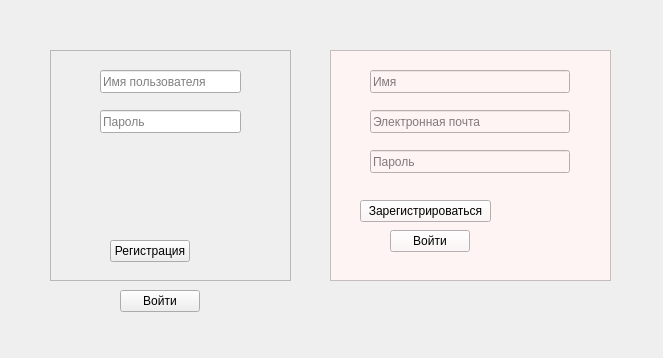
<?xml version="1.0" encoding="UTF-8"?>
<ui version="4.0">
 <class>login</class>
 <widget class="QWidget" name="login">
  <property name="geometry">
   <rect>
    <x>0</x>
    <y>0</y>
    <width>663</width>
    <height>358</height>
   </rect>
  </property>
  <property name="windowTitle">
   <string>Форма входа</string>
  </property>
  <widget class="QFrame" name="registerframe">
   <property name="geometry">
    <rect>
     <x>330</x>
     <y>50</y>
     <width>281</width>
     <height>231</height>
    </rect>
   </property>
   <property name="styleSheet">
    <string notr="true">background-color: rgb(255, 244, 244);</string>
   </property>
   <property name="frameShape">
    <enum>QFrame::Shape::StyledPanel</enum>
   </property>
   <property name="frameShadow">
    <enum>QFrame::Shadow::Raised</enum>
   </property>
   <widget class="QLineEdit" name="NameLabel">
    <property name="geometry">
     <rect>
      <x>40</x>
      <y>20</y>
      <width>200</width>
      <height>23</height>
     </rect>
    </property>
    <property name="placeholderText">
     <string>Имя</string>
    </property>
   </widget>
   <widget class="QLineEdit" name="EmailLabel">
    <property name="geometry">
     <rect>
      <x>40</x>
      <y>60</y>
      <width>200</width>
      <height>23</height>
     </rect>
    </property>
    <property name="placeholderText">
     <string>Электронная почта</string>
    </property>
   </widget>
   <widget class="QLineEdit" name="PasswordLabel">
    <property name="geometry">
     <rect>
      <x>40</x>
      <y>100</y>
      <width>200</width>
      <height>23</height>
     </rect>
    </property>
    <property name="echoMode">
     <enum>QLineEdit::EchoMode::Password</enum>
    </property>
    <property name="placeholderText">
     <string>Пароль</string>
    </property>
   </widget>
   <widget class="QPushButton" name="loginButton">
    <property name="geometry">
     <rect>
      <x>30</x>
      <y>150</y>
      <width>131</width>
      <height>22</height>
     </rect>
    </property>
    <property name="text">
     <string>Зарегистрироваться</string>
    </property>
   </widget>
   <widget class="QPushButton" name="backregister">
    <property name="geometry">
     <rect>
      <x>60</x>
      <y>180</y>
      <width>80</width>
      <height>22</height>
     </rect>
    </property>
    <property name="text">
     <string>Войти</string>
    </property>
   </widget>
  </widget>
  <widget class="QFrame" name="frame">
   <property name="geometry">
    <rect>
     <x>50</x>
     <y>50</y>
     <width>241</width>
     <height>231</height>
    </rect>
   </property>
   <property name="frameShape">
    <enum>QFrame::Shape::StyledPanel</enum>
   </property>
   <property name="frameShadow">
    <enum>QFrame::Shadow::Raised</enum>
   </property>
   <widget class="QLineEdit" name="NameLabel2">
    <property name="geometry">
     <rect>
      <x>50</x>
      <y>20</y>
      <width>141</width>
      <height>23</height>
     </rect>
    </property>
    <property name="placeholderText">
     <string>Имя пользователя</string>
    </property>
   </widget>
   <widget class="QLineEdit" name="PasswordLabel2">
    <property name="geometry">
     <rect>
      <x>50</x>
      <y>60</y>
      <width>141</width>
      <height>23</height>
     </rect>
    </property>
    <property name="echoMode">
     <enum>QLineEdit::EchoMode::Password</enum>
    </property>
    <property name="placeholderText">
     <string>Пароль</string>
    </property>
   </widget>
   <widget class="QPushButton" name="RegistrationButton">
    <property name="geometry">
     <rect>
      <x>60</x>
      <y>190</y>
      <width>80</width>
      <height>22</height>
     </rect>
    </property>
    <property name="text">
     <string>Регистрация</string>
    </property>
   </widget>
  </widget>
  <widget class="QPushButton" name="LoginButton">
   <property name="geometry">
    <rect>
     <x>120</x>
     <y>290</y>
     <width>80</width>
     <height>22</height>
    </rect>
   </property>
   <property name="text">
    <string>Войти</string>
   </property>
  </widget>
  <zorder>frame</zorder>
  <zorder>registerframe</zorder>
  <zorder>LoginButton</zorder>
 </widget>
 <resources/>
 <connections/>
</ui>
